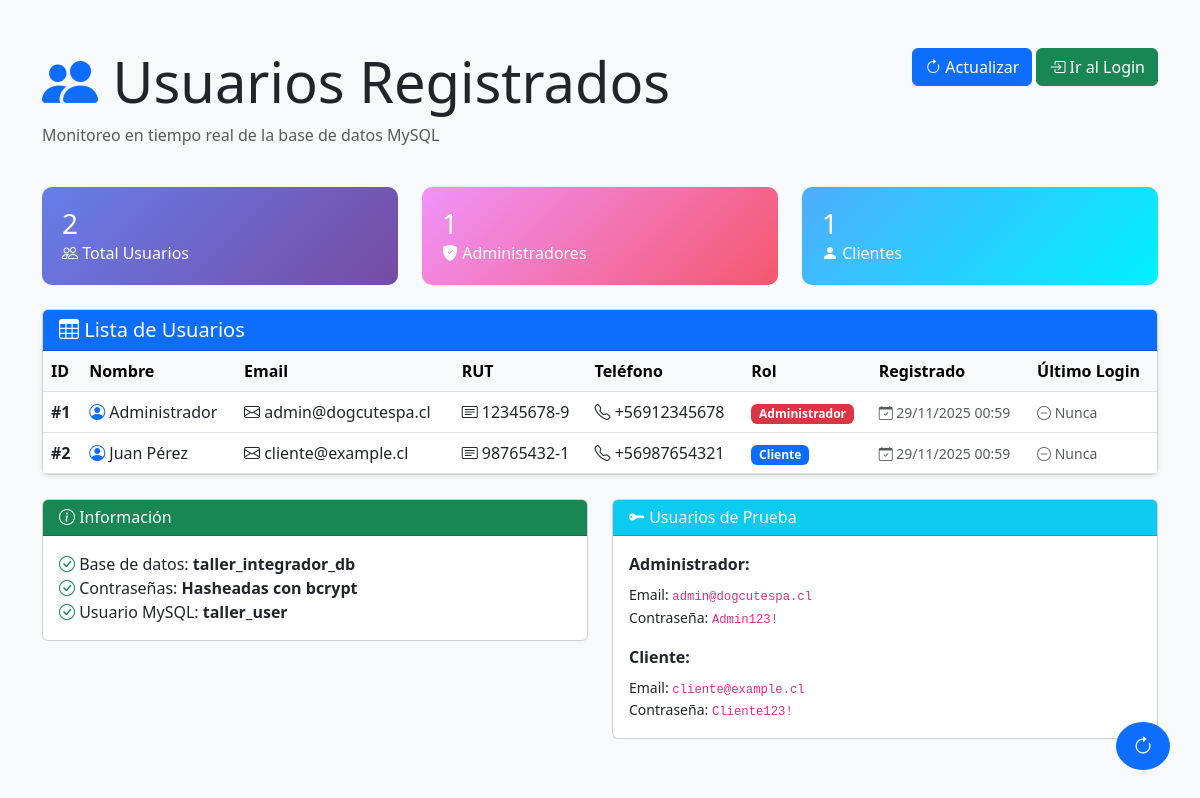
Screenshot of /ver_usuarios.php with the database file from the repository.
### tables this page shows
CREATE TABLE IF NOT EXISTS users (
    id INT AUTO_INCREMENT PRIMARY KEY,
    name VARCHAR(100) NOT NULL,
    email VARCHAR(100) NOT NULL UNIQUE,
    rut VARCHAR(12) NOT NULL UNIQUE,
    phone VARCHAR(15) NOT NULL,
    password VARCHAR(255) NOT NULL,
    role ENUM('Administrador', 'Cliente') NOT NULL DEFAULT 'Cliente',
    created_at TIMESTAMP DEFAULT CURRENT_TIMESTAMP,
    last_login TIMESTAMP NULL DEFAULT NULL,
    INDEX idx_email (email),
    INDEX idx_rut (rut),
    INDEX idx_role (role)
);

### models/BaseModel.php (called while the page is built, shortened)
<?php
require_once __DIR__ . '/../config/database.php';
abstract class BaseModel {
    protected $db;
    protected $table;
    public function __construct() {
        $database = new Database();
        $this->db = $database->getConnection();
    }
    public function getAll() {
        $query = "SELECT * FROM {$this->table}";
        $stmt = $this->db->prepare($query);
        $stmt->execute();
        return $stmt->fetchAll();
    }
}

### config/database.php (called while the page is built, shortened)
<?php
class Database {
    private $host = 'localhost';
    private $db_name = 'taller_integrador_db';
    private $username = 'taller_user';
    private $password = 'taller_pass_2025';
    private $charset = 'utf8mb4';
    private $conn = null;
    public function getConnection() {
        try {
            $dsn = "mysql:host={$this->host};dbname={$this->db_name};charset={$this->charset}";
            $options = [
                PDO::ATTR_ERRMODE => PDO::ERRMODE_EXCEPTION,
                PDO::ATTR_DEFAULT_FETCH_MODE => PDO::FETCH_ASSOC,
                PDO::ATTR_EMULATE_PREPARES => false,
            ];
            $this->conn = new PDO($dsn, $this->username, $this->password, $options);
        } catch(PDOException $e) {
            error_log("Error de conexión: " . $e->getMessage());
            throw new Exception("No se pudo conectar a la base de datos");
        }
        return $this->conn;
    }
}

### ver_usuarios.php (the view, shortened to what this page needs)
<?php
try {
    $userModel = new User();
    $users = $userModel->getAll();
} catch (Exception $e) {
    die('Error al obtener usuarios: ' . $e->getMessage());
}
?>
<!DOCTYPE html>
<html lang="es">
<head>
    <link href="https://cdn.jsdelivr.net/npm/bootstrap@5.3.0/dist/css/bootstrap.min.css" rel="stylesheet">
    <link rel="stylesheet" href="https://cdn.jsdelivr.net/npm/bootstrap-icons@1.11.0/font/bootstrap-icons.css">
</head>
<body class="bg-light">
    <div class="container py-5">
        <div class="row mb-4">
            <div class="col">
                <h1 class="display-4">
                    <i class="bi bi-people-fill text-primary"></i>
                    Usuarios Registrados
                </h1>
                <p class="text-muted">Monitoreo en tiempo real de la base de datos MySQL</p>
            </div>
            <div class="col-auto">
                <button class="btn btn-primary" onclick="location.reload()">
                    <i class="bi bi-arrow-clockwise"></i> Actualizar
                </button>
                <a href="login.php" class="btn btn-success">
                    <i class="bi bi-box-arrow-in-right"></i> Ir al Login
                </a>
            </div>
        </div>
        <div class="row mb-4">
            <div class="col-md-4">
                <div class="stat-card">
                    <h3 class="mb-0"><?= count($users) ?></h3>
                    <p class="mb-0"><i class="bi bi-people"></i> Total Usuarios</p>
                </div>
            </div>
            <div class="col-md-4">
                <div class="stat-card" style="background: linear-gradient(135deg, #f093fb 0%, #f5576c 100%);">
                    <h3 class="mb-0">
                        <?= count(array_filter($users, fn($u) => $u['role'] === 'Administrador')) ?>
                    </h3>
                    <p class="mb-0"><i class="bi bi-shield-fill-check"></i> Administradores</p>
                </div>
            </div>
            <div class="col-md-4">
                <div class="stat-card" style="background: linear-gradient(135deg, #4facfe 0%, #00f2fe 100%);">
                    <h3 class="mb-0">
                        <?= count(array_filter($users, fn($u) => $u['role'] === 'Cliente')) ?>
                    </h3>
                    <p class="mb-0"><i class="bi bi-person-fill"></i> Clientes</p>
                </div>
            </div>
        </div>
        <div class="card shadow-sm">
            <div class="card-header bg-primary text-white">
                <h5 class="mb-0"><i class="bi bi-table"></i> Lista de Usuarios</h5>
            </div>
            <div class="card-body p-0">
                <div class="table-responsive">
                    <table class="table table-hover mb-0">
                        <thead class="table-light">
                            <tr>
                                <th>ID</th>
                                <th>Nombre</th>
                                <th>Email</th>
                                <th>RUT</th>
                                <th>Teléfono</th>
                                <th>Rol</th>
                                <th>Registrado</th>
                                <th>Último Login</th>
                            </tr>
                        </thead>
                        <tbody>
                            <?php if (empty($users)): ?>
                                <tr>
                                    <td colspan="8" class="text-center py-4">
                                        <i class="bi bi-inbox display-4 text-muted"></i>
                                        <p class="text-muted">No hay usuarios registrados</p>
                                    </td>
                                </tr>
                            <?php else: ?>
                                <?php foreach ($users as $user): ?>
                                    <tr>
                                        <td><strong>#<?= htmlspecialchars($user['id']) ?></strong></td>
                                        <td>
                                            <i class="bi bi-person-circle text-primary"></i>
                                            <?= htmlspecialchars($user['name']) ?>
                                        </td>
                                        <td>
                                            <i class="bi bi-envelope"></i>
                                            <?= htmlspecialchars($user['email']) ?>
                                        </td>
                                        <td>
                                            <i class="bi bi-card-text"></i>
                                            <?= htmlspecialchars($user['rut']) ?>
                                        </td>
                                        <td>
                                            <i class="bi bi-telephone"></i>
                                            <?= htmlspecialchars($user['phone']) ?>
                                        </td>
                                        <td>
                                            <span class="badge <?= $user['role'] === 'Administrador' ? 'badge-admin' : 'badge-client' ?>">
                                                <?= htmlspecialchars($user['role']) ?>
                                            </span>
                                        </td>
                                        <td>
                                            <small class="text-muted">
                                                <i class="bi bi-calendar-check"></i>
                                                <?= date('d/m/Y H:i', strtotime($user['created_at'])) ?>
                                            </small>
                                        </td>
                                        <td>
                                            <?php if ($user['last_login']): ?>
                                                <small class="text-success">
                                                    <i class="bi bi-clock-history"></i>
                                                    <?= date('d/m/Y H:i', strtotime($user['last_login'])) ?>
                                                </small>
                                            <?php else: ?>
                                                <small class="text-muted">
                                                    <i class="bi bi-dash-circle"></i> Nunca
                                                </small>
                                            <?php endif; ?>
                                        </td>
                                    </tr>
                                <?php endforeach; ?>
                            <?php endif; ?>
                        </tbody>
                    </table>
                </div>
            </div>
        </div>
        <div class="row mt-4">
            <div class="col-md-6">
                <div class="card">
                    <div class="card-header bg-success text-white">
                        <h6 class="mb-0"><i class="bi bi-info-circle"></i> Información</h6>
                    </div>
                    <div class="card-body">
                        <ul class="list-unstyled mb-0">
                            <li><i class="bi bi-check-circle text-success"></i> Base de datos: <strong>taller_integrador_db</strong></li>
                            <li><i class="bi bi-check-circle text-success"></i> Contraseñas: <strong>Hasheadas con bcrypt</strong></li>
                            <li><i class="bi bi-check-circle text-success"></i> Usuario MySQL: <strong>taller_user</strong></li>
                        </ul>
                    </div>
                </div>
            </div>
            <div class="col-md-6">
                <div class="card">
                    <div class="card-header bg-info text-white">
                        <h6 class="mb-0"><i class="bi bi-key-fill"></i> Usuarios de Prueba</h6>
                    </div>
                    <div class="card-body">
                        <p class="mb-2"><strong>Administrador:</strong></p>
                        <ul class="list-unstyled small mb-3">
                            <li>Email: <code>admin@dogcutespa.cl</code></li>
                            <li>Contraseña: <code>Admin123!</code></li>
                        </ul>
                        <p class="mb-2"><strong>Cliente:</strong></p>
                        <ul class="list-unstyled small mb-0">
                            <li>Email: <code>cliente@example.cl</code></li>
                            <li>Contraseña: <code>Cliente123!</code></li>
                        </ul>
                    </div>
                </div>
            </div>
        </div>
    </div>
    <button class="btn btn-primary btn-lg rounded-circle refresh-btn" onclick="location.reload()" title="Actualizar">
        <i class="bi bi-arrow-clockwise"></i>
    </button>
</body>
</html>

### ver_usuarios.php (style rules this page uses)
.badge-admin { background-color: #dc3545; }
.badge-client { background-color: #0d6efd; }
.stat-card { background: linear-gradient(135deg, #667eea 0%, #764ba2 100%); color: white; border-radius: 10px; padding: 20px; }
.refresh-btn { position: fixed; bottom: 30px; right: 30px; z-index: 1000; }

### rows the page displays
users: id "1", name "Administrador", email "admin@dogcutespa.cl", rut "12345678-9", phone "+56912345678", role "Administrador", created_at "29/11/2025 00:59", shows "Nunca"
users: id "2", name "Juan Pérez", email "cliente@example.cl", rut "98765432-1", phone "+56987654321", role "Cliente", created_at "29/11/2025 00:59", shows "Nunca"

### other values shown
count($users) "2"
count(array_filter($users, fn($u) => $u['role'] === 'Administrador')) "1"
count(array_filter($users, fn($u) => $u['role'] === 'Cliente')) "1"
